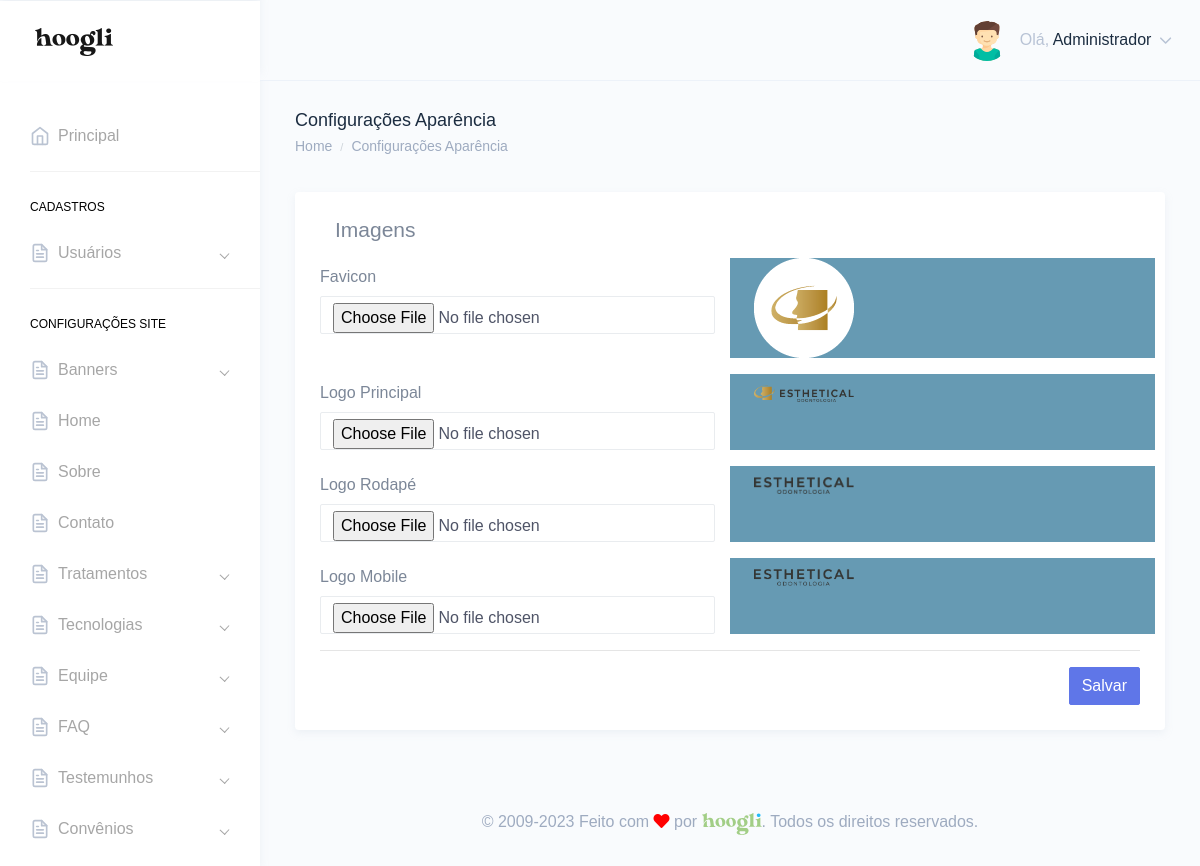
Page /painel/configuracoes-aparencia.php (signed in) on the committed database.
### tables this page shows
CREATE TABLE `tbl_usuarios` (
  `id` int NOT NULL,
  `nome` varchar(250) DEFAULT NULL,
  `email` varchar(250) DEFAULT NULL,
  `telefone` varchar(250) DEFAULT NULL,
  `endereco` varchar(250) DEFAULT NULL,
  `cpf` varchar(100) DEFAULT NULL,
  `login` varchar(100) DEFAULT NULL,
  `senha` varchar(100) DEFAULT NULL,
  `foto` varchar(250) DEFAULT NULL,
  `id_cargo` int DEFAULT NULL,
  `sexo` varchar(2) DEFAULT NULL,
  `perm_cad_usuario` varchar(2) DEFAULT NULL,
  `perm_relatorio` varchar(2) DEFAULT NULL,
  `perm_add_usuario` varchar(2) DEFAULT NULL,
  `perm_edit_usuario` varchar(2) DEFAULT NULL,
  `perm_del_usuario` varchar(2) DEFAULT NULL,
  `perm_cad_contato` varchar(2) DEFAULT NULL,
  `perm_edit_contato` varchar(2) DEFAULT NULL,
  `perm_del_contato` varchar(2) DEFAULT NULL,
  `perm_edit_contato_nf` varchar(3) DEFAULT NULL,
  `perm_pag_principal_rm` varchar(2) DEFAULT NULL,
  `perm_pag_principal_uc` varchar(2) DEFAULT NULL,
  `admin_geral` varchar(2) DEFAULT NULL,
  `data_frase` date DEFAULT NULL,
  `id_frase` int DEFAULT NULL,
  `frase_lida` varchar(2) DEFAULT NULL
);

CREATE TABLE `tbl_config` (
  `id` int NOT NULL,
  `id_campanha` int DEFAULT NULL,
  `favicon` varchar(250) DEFAULT NULL,
  `facebook` varchar(250) DEFAULT NULL,
  `twitter` varchar(250) DEFAULT NULL,
  `instagram` varchar(250) DEFAULT NULL,
  `youtube` varchar(250) DEFAULT NULL,
  `linkedln` varchar(250) DEFAULT NULL,
  `pinterest` varchar(255) DEFAULT NULL,
  `nome_empresa` varchar(250) DEFAULT NULL,
  `endereco` varchar(250) DEFAULT NULL,
  `telefone1` varchar(40) DEFAULT NULL,
  `telefone2` varchar(40) DEFAULT NULL,
  `email1` varchar(250) DEFAULT NULL,
  `email2` varchar(250) DEFAULT NULL,
  `cep_loja` varchar(20) DEFAULT NULL,
  `merchant_id_cielo` varchar(250) DEFAULT NULL,
  `merchant_key_cielo` varchar(250) DEFAULT NULL,
  `telefone_flutuante` varchar(30) DEFAULT NULL,
  `whatsapp_flutuante` varchar(30) DEFAULT NULL,
  `logo_principal` varchar(250) DEFAULT NULL,
  `logo_rodape` varchar(250) DEFAULT NULL,
  `logo_mobile` varchar(250) DEFAULT NULL,
  `link_fonte_titulo` text,
  `font_family_titulo` varchar(200) DEFAULT NULL,
  `font_weight_titulo` varchar(20) DEFAULT NULL,
  `link_fonte_texto_apoio` text,
  `font_family_texto_apoio` varchar(200) DEFAULT NULL,
  `font_weight_texto_apoio` varchar(20) DEFAULT NULL,
  `cor_primaria` varchar(20) DEFAULT NULL,
  `cor_secundaria` varchar(20) DEFAULT NULL,
  `cor_titulo` varchar(20) DEFAULT NULL,
  `cor_background` varchar(20) DEFAULT NULL,
  `cor_botao` varchar(20) DEFAULT NULL,
  `cor_botao_hover` varchar(20) DEFAULT NULL,
  `email_recebimento` varchar(250) DEFAULT NULL,
  `cor_menu` varchar(20) DEFAULT NULL,
  `tag_header` text,
  `tag_body` text,
  `popup_ativo` enum('Sim','Não') DEFAULT 'Não',
  `popup_titulo` varchar(205) DEFAULT NULL,
  `popup_texto` text,
  `popup_temBotao` enum('Sim','Não') DEFAULT 'Não',
  `popup_textoBotao` varchar(205) DEFAULT NULL,
  `popup_linkBotao` varchar(255) DEFAULT NULL,
  `popup_imagem` varchar(255) DEFAULT NULL,
  `hora_atendimento` varchar(250) DEFAULT NULL,
  `sobre_footer` text,
  `endereco2` varchar(200) NOT NULL
);

### Connection/con-pdo.php (called while the page is built, shortened)
<?php
$conInstanciada = '';
if(empty($conInstanciada)) {
	class Conexao {
		private static $pdo;
		public static function getInstance() {
		if (!isset(self::$pdo)) {
		 try {
		  $opcoes = array(PDO::MYSQL_ATTR_INIT_COMMAND => 'SET NAMES utf8', PDO::ATTR_PERSISTENT => TRUE);
		  self::$pdo = new PDO("mysql:host=" . HOST . "; dbname=" . DBNAME . "; charset=" . CHARSET . ";", USER, PASSWORD, $opcoes);
		  self::$pdo->setAttribute(PDO::ATTR_ERRMODE, PDO::ERRMODE_EXCEPTION);
		 } catch (PDOException $e) {
		  print "Erro: " . $e->getMessage();
		 }
		}
		return self::$pdo;
		}
	}
}

### Class/acesso.class.php (called while the page is built, shortened)
<?php
$AcessoInstanciada = '';
if(empty($AcessoInstanciada)) {
	if(file_exists('Connection/conexao.php')) {
		require_once('Connection/con-pdo.php');
		require_once('Class/funcoes.php');
	} else {
		require_once('../Connection/con-pdo.php');
		require_once('../Class/funcoes.php');
	}
	class Acesso {
		private $pdo = null;
		private static $Acesso = null;
		private function __construct($conexao){
			$this->pdo = $conexao;
		}
		public static function getInstance($conexao){
			if (!isset(self::$Acesso)):
				self::$Acesso = new Acesso($conexao);
			endif;
			return self::$Acesso;
		}
		function rsDados($id='', $idCargo='', $orderBy='', $limite='') {
			$sqlLimite = '';
			$sqlOrdem = '';
			$sql = '';
			$nCampos = 0;
			if(!empty($id)) {
				$sql .= " and id = ?";
				$nCampos++;
				$campo[$nCampos] = $id;
			}
			try{
				$sql = "SELECT * FROM tbl_usuarios where 1=1 $sql $sqlOrdem $sqlLimite";
				$stm = $this->pdo->prepare($sql);
				for($i=1; $i<=$nCampos; $i++) {
					$stm->bindValue($i, $campo[$i]);
				}
				$stm->execute();
				$rsDados = $stm->fetchAll(PDO::FETCH_OBJ);
				if($id <> '' or $limite == 1) {
					return($rsDados[0]);
				} else {
					return($rsDados);
				}
			} catch(PDOException $erro){
				echo $erro->getMessage();
			}
		}
	}
}

### painel/verifica.php (called while the page is built, shortened)
<?php
include "../Class/acesso.class.php";
$verificaRestrito = Acesso::getInstance(Conexao::getInstance());
include "../Class/config.class.php";
$infoSistema = ConfigSistema::getInstance(Conexao::getInstance())->rsDados();
$verificaRestrito->restritoAdmin();
$dadosUsuarioLogado = $verificaRestrito->rsDados($_SESSION['dadosLogado']->id);
?>

### Class/funcoes.php (called while the page is built, shortened)
<?php
  function icone_genero($genero) {
    switch ($genero) {
      case "M": return "assets/images/avatars/boy.svg"; break;
    }
  }
?>

### Class/config.class.php (called while the page is built, shortened)
<?php
$ConfigSistemaInstanciada = '';
if(empty($ConfigSistemaInstanciada)) {
	if(file_exists('Connection/conexao.php')) {
		require_once('Connection/con-pdo.php');
		require_once('Class/funcoes.php');
	} else {
		require_once('../Connection/con-pdo.php');
		require_once('../Class/funcoes.php');
	}
	class ConfigSistema {
		private $pdo = null;
		private static $ConfigSistema = null;
		private function __construct($conexao){
			$this->pdo = $conexao;
		}
		public static function getInstance($conexao){
			if (!isset(self::$ConfigSistema)):
				self::$ConfigSistema = new ConfigSistema($conexao);
			endif;
			return self::$ConfigSistema;
		}
		function rsDados() {
			try{
				$sql = "SELECT * FROM tbl_config ";
				$stm = $this->pdo->prepare($sql);
				$stm->execute();
				$rsDados = $stm->fetchAll(PDO::FETCH_OBJ);
				$this->favicon = $rsDados[0]->favicon;
				$this->logo_principal = $rsDados[0]->logo_principal;
				$this->logo_rodape = $rsDados[0]->logo_rodape;
				$this->logo_mobile = $rsDados[0]->logo_mobile;
			} catch(PDOException $erro){
				echo $erro->getLine();
			}
			return($this);
		}
	}
}

### painel/configuracoes-aparencia.php (the view, shortened to what this page needs)
<?php
include "verifica.php";
$infoSistema->editarAparencia();
$editaConfig = $infoSistema->rsDados(1);
?>
<!DOCTYPE html>
<html dir="ltr" lang="pt-br">
<head>
    <link href="dist/css/style.min.css" rel="stylesheet">
</head>
<body>
    <div id="main-wrapper" data-theme="light" data-layout="vertical" data-navbarbg="skin6" data-sidebartype="full" data-sidebar-position="fixed" data-header-position="fixed" data-boxed-layout="full">
       <?php include "header.php";?>
       <?php include "inc-menu-lateral.php";?>
        <div class="page-wrapper">
            <div class="page-breadcrumb">
                <div class="row">
                    <div class="col-7 align-self-center">
                        <h4 class="page-title text-truncate text-dark font-weight-medium mb-1">Configurações Aparência</h4>
                        <div class="d-flex align-items-center">
                            <nav aria-label="breadcrumb">
                                <ol class="breadcrumb m-0 p-0">
                                    <li class="breadcrumb-item"><a href="." class="text-muted">Home</a></li>
                                    <li class="breadcrumb-item text-muted active" aria-current="page"><a href="configuracoes.php" class="text-muted">Configurações Aparência</a></li>
                                </ol>
                            </nav>
                        </div>
                    </div>
                </div>
            </div>
            <div class="container-fluid">
                <div class="row">
                    <div class="col-12">
                        <div class="card">
                            <div class="card-body">
                                <form method="POST" enctype="multipart/form-data">
                                    <div class="form-body">
                                        <div class="form-group">
                                            <div class="col-md-12">
                                                <h3>Imagens</h3>
                                            </div>
                                        </div>
                                        <div class="form-group row">
                                            <div class="col-md-6 col-sm-12">
                                                <label  class="col-form-label">Favicon</label>
                                                <input class="form-control" type="file" name="favicon"/>
                                            </div>
                                            <div class="col-md-6 col-sm-12" style="background: #669ab3;">
                                             <?php if(isset($editaConfig->favicon) && !empty($editaConfig->favicon)){?>
                                                <label  class="col-form-label">&nbsp;</label>
                                                <img src="../img/<?php echo $editaConfig->favicon;?>" width="100" alt="">
                                            <?php }?>
                                            </div>
                                        </div>
                                        <div class="form-group row">
                                            <div class="col-md-6 col-sm-12">
                                                <label  class="col-form-label">Logo Principal</label>
                                                <input class="form-control" type="file" name="logo_principal"/>
                                            </div>
                                            <div class="col-md-6 col-sm-12" style="background: #669ab3;">
                                            <?php if(isset($editaConfig->logo_principal) && !empty($editaConfig->logo_principal)){?>
                                                <label  class="col-form-label">&nbsp;</label>
                                                <img src="../img/<?php echo $editaConfig->logo_principal;?>" width="100" alt="">
                                            <?php }?>
                                            </div>
                                        </div>
                                        <div class="form-group row">
                                            <div class="col-md-6 col-sm-12">
                                                <label  class="col-form-label">Logo Rodapé</label>
                                                <input class="form-control" type="file" name="logo_rodape"/>
                                            </div>
                                            <div class="col-md-6 col-sm-12" style="background: #669ab3;">
                                            <?php if(isset($editaConfig->logo_rodape) && !empty($editaConfig->logo_rodape)){?>
                                                <label  class="col-form-label">&nbsp;</label>
                                                <img src="../img/<?php echo $editaConfig->logo_rodape;?>" width="100" alt="">
                                            <?php }?>
                                            </div>
                                        </div>
                                        <div class="form-group row">
                                            <div class="col-md-6 col-sm-12">
                                                <label  class="col-form-label">Logo Mobile</label>
                                                <input class="form-control" type="file" name="logo_mobile"/>
                                            </div>
                                            <div class="col-md-6 col-sm-12" style="background: #669ab3;">
                                            <?php if(isset($editaConfig->logo_mobile) && !empty($editaConfig->logo_mobile)){?>
                                                <label  class="col-form-label">&nbsp;</label>
                                                <img src="../img/<?php echo $editaConfig->logo_mobile;?>" width="100" alt="">
                                            <?php }?>
                                            </div>
                                        </div>
                                        <hr>
                                    </div>
                                    <div class="form-actions">
                                        <div class="text-right">
                                            <button type="submit" class="btn btn-info">Salvar</button>
                                        </div>
                                    </div>
                                </form>
                            </div>
                        </div>
                    </div>
                </div>
            </div>
           <?php include "footer.php";?>
        </div>
    </div>
</body>
</html>

### painel/header.php (shortened to what this page needs)
<header class="topbar" data-navbarbg="skin6">
            <nav class="navbar top-navbar navbar-expand-md">
                <div class="navbar-header" data-logobg="skin6">
                    <div class="navbar-brand">
                        <a href=".">
                            <span class="logo-text">
                                <img src="assets/images/hoogli_logo.png" alt="homepage" class="dark-logo" />
                            </span>
                        </a>
                    </div>
                </div>
                <div class="navbar-collapse collapse" id="navbarSupportedContent">
                    <ul class="navbar-nav float-right">
                        <li class="nav-item dropdown">
                            <a class="nav-link dropdown-toggle" href="javascript:void(0)" data-toggle="dropdown"
                                aria-haspopup="true" aria-expanded="false">
                                <?php if(!empty($dadosUsuarioLogado->foto)){?>
                                <img src="../img/<?php echo $dadosUsuarioLogado->foto;?>" alt="<?php echo $dadosUsuarioLogado->nome;?>" class="rounded-circle" width="40">
                                <?php }else{?>
                                <img src="<?php echo icone_genero($dadosUsuarioLogado->sexo);?>" alt="<?php echo $dadosUsuarioLogado->nome;?>" class="rounded-circle" width="40">
                                <?php }?>
                                <span class="ml-2 d-none d-lg-inline-block"><span>Olá,</span> <span
                                        class="text-dark"><?php echo $dadosUsuarioLogado->nome;?></span> <i data-feather="chevron-down"
                                        class="svg-icon"></i></span>
                            </a>
                        </li>
                    </ul>
                </div>
            </nav>
        </header>

### rows in the picture
tbl_usuarios: nome "Administrador"
tbl_config: favicon (picture), logo_principal (picture), logo_rodape (picture), logo_mobile (picture)
